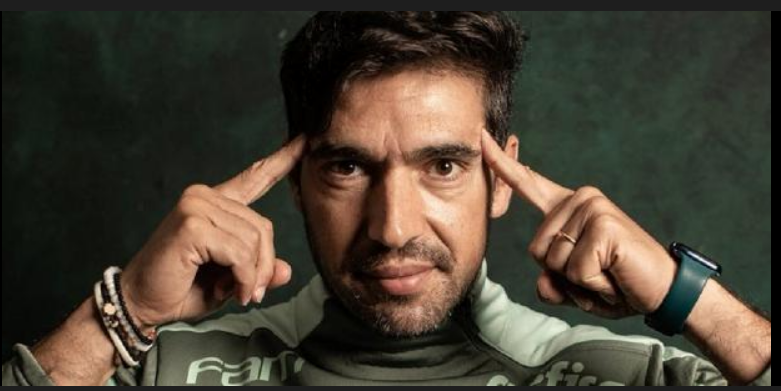
#> input picture pos-tech/ai-for-devs/fase1-ai_foundations/computer_vision/deteccao_e_rastreamento_de_objetos/face.png, 781 x 391 px, found by its file name
$ python deteccao_de_face.py
#> lines starting #> are read from the running program, lines starting #| are printed output that depends on the picture; after the words box and inside, x2 and y2 are one past the last pixel; in counts of white or black regions, pixels touching at a corner belong together
# Importar as bibliotecas necessárias
import cv2
import numpy as np

# Carregar imagem
imagem = cv2.imread('fase1-ai_foundations/computer_vision/deteccao_e_rastreamento_de_objetos/face.png')
#> imagem is the input picture: shape (391, 781, 3); mean B, G, R 51.2, 64, 72.3

# Verificar se a imagem foi carregada corretamente
if imagem is None:
    print("Erro ao carregar a imagem.")
else:
    # Exibir imagem
    cv2.imshow("Imagem", imagem)
    cv2.waitKey(0)
    cv2.destroyAllWindows()

# Converter a imagem para escala de cinza
imagem_cinza = cv2.cvtColor(imagem, cv2.COLOR_BGR2GRAY)
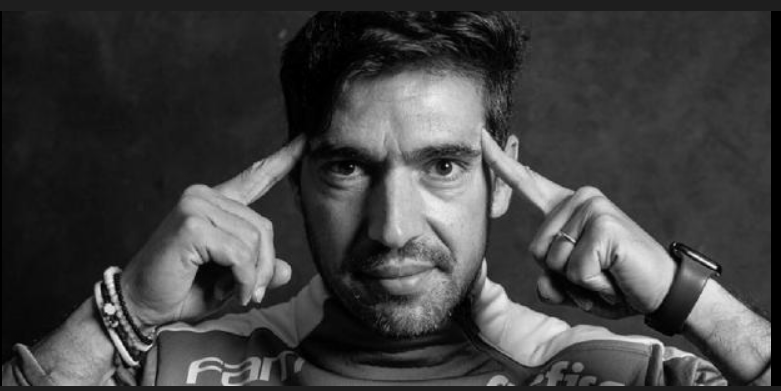
#> imagem_cinza: shape (391, 781); min 0, max 248, mean 65
cv2.imshow("Imagem em Escala de Cinza", imagem_cinza)
cv2.waitKey(0)
cv2.destroyAllWindows()

# Detectar faces na imagem
face_cascade = cv2.CascadeClassifier(cv2.data.haarcascades + 'haarcascade_frontalface_default.xml')
faces=face_cascade.detectMultiScale ( imagem_cinza , scaleFactor= 1.1 , minNeighbors= 5 )
#> faces = [[160, 263, 34, 34], [285, 80, 232, 232]]

# Desenhar retângulos ao redor das faces detectadas
for ( x , y , w , h ) in faces :
    cv2.rectangle ( imagem , ( x , y ) , ( x+w , y+h ) , ( 255 , 0 , 0 ) , 2 )
#> this loop made 2 passes
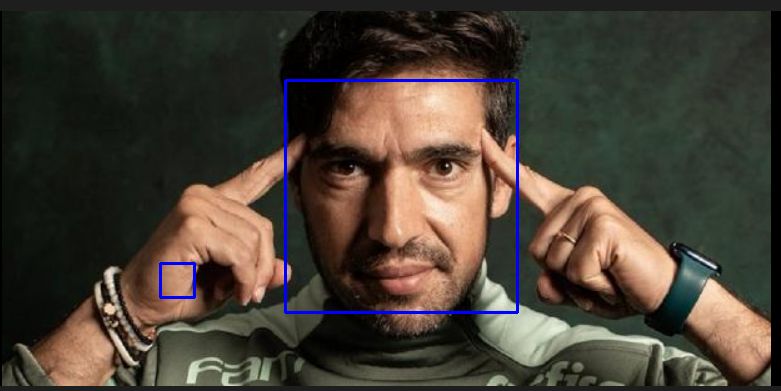
#> imagem: shape (391, 781, 3); 1.04% of pixels changed, all inside (x1, y1, x2, y2) = (159, 79, 519, 314)

# Exibir imagem com detecções
cv2.imshow("Imagem com Detecções", imagem)
cv2.waitKey(0)
cv2.destroyAllWindows()
